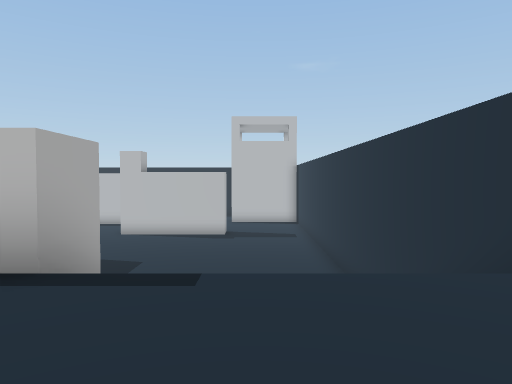
view 1 (above)

24 first-person views from a walk through a 3-D level made in the Unity game engine. The camera is 1.3 m above the floor, tilts 2° down and sees 70° across. The floor is counted in squares, 2 m on a side. Each view is taken from the middle of a square. On the plan, view 1 faces up. The plan holds only what a view shows up to about 11 squares ahead; the rest is blank. The place goes on beyond the plan. Some surface patterns are stand-ins.

view 2
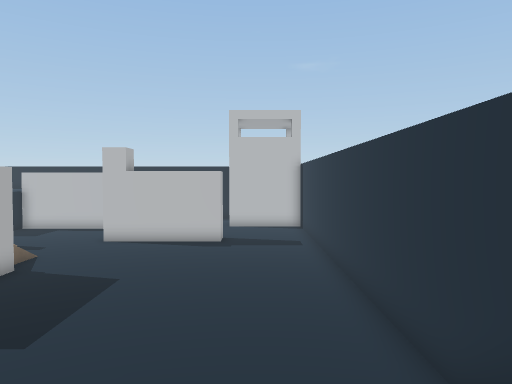

view 3
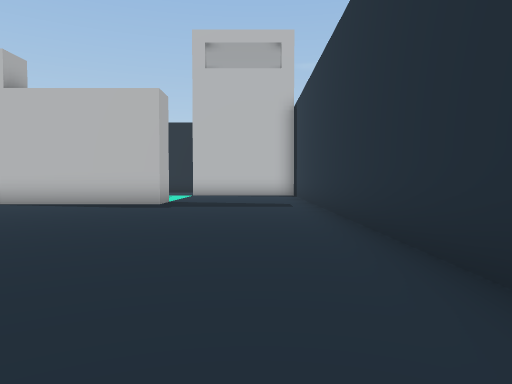

view 4
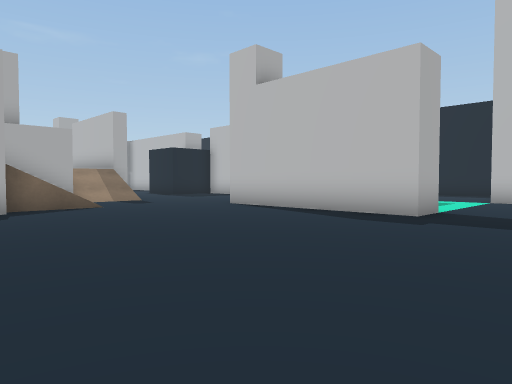

view 5
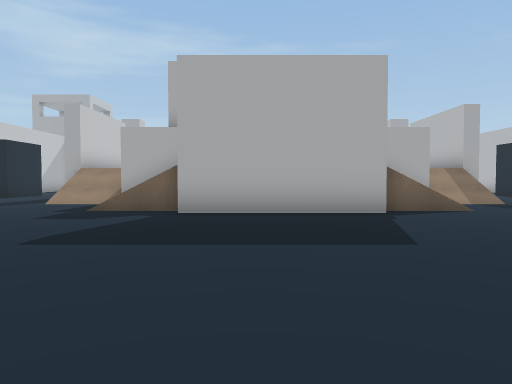

view 6
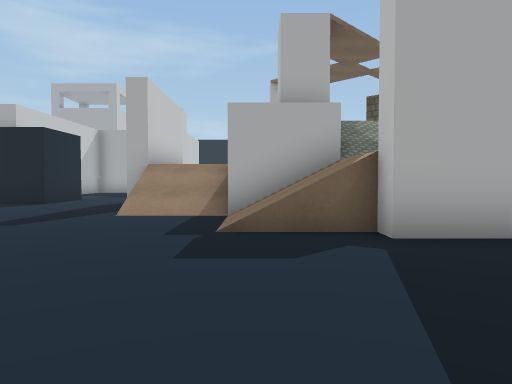

view 7
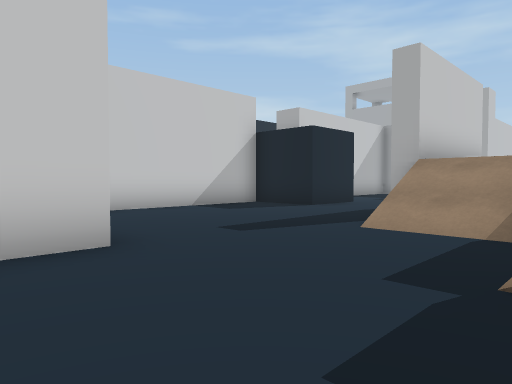

view 8
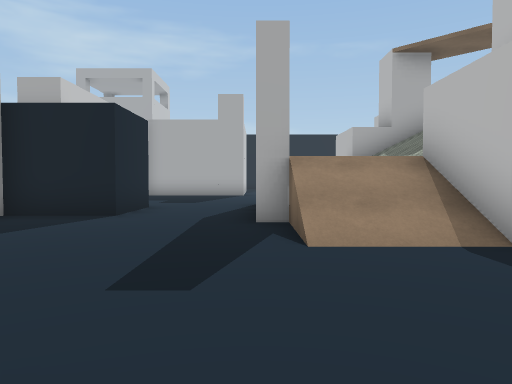

view 9
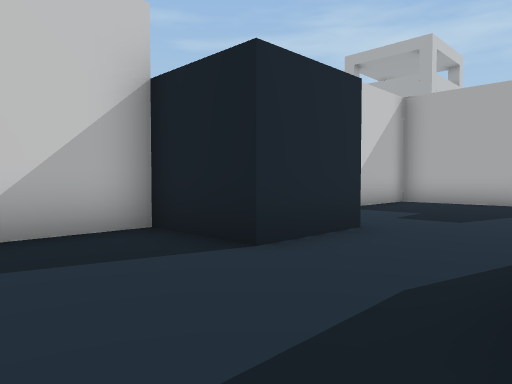

view 10
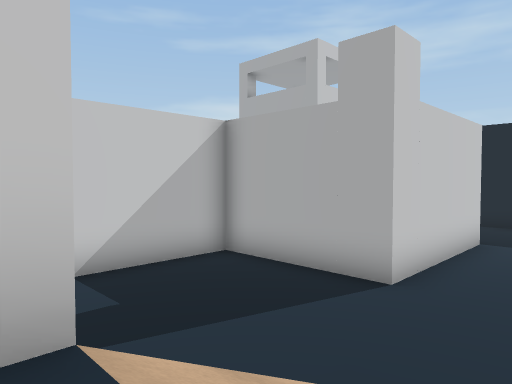

view 11
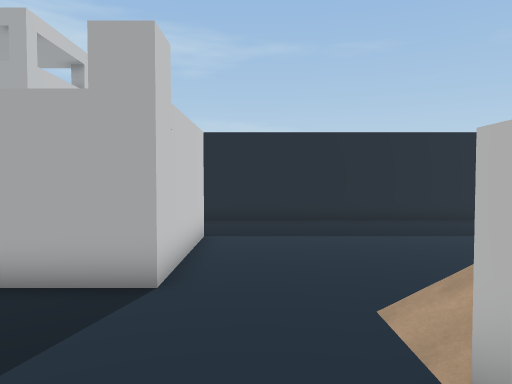

view 12
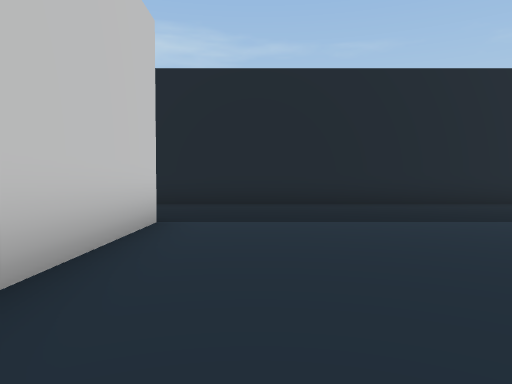

view 13
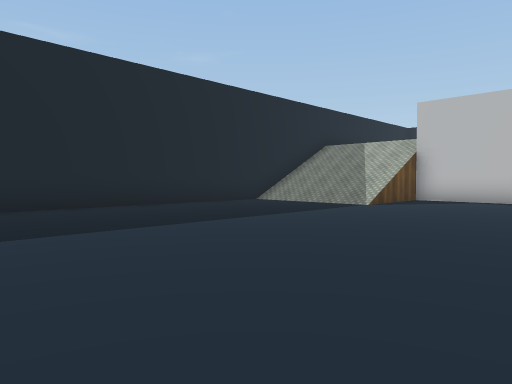

view 14
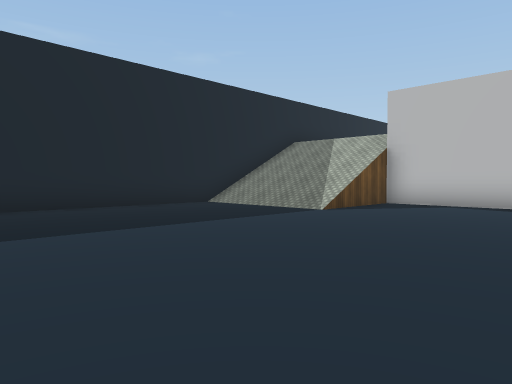

view 15
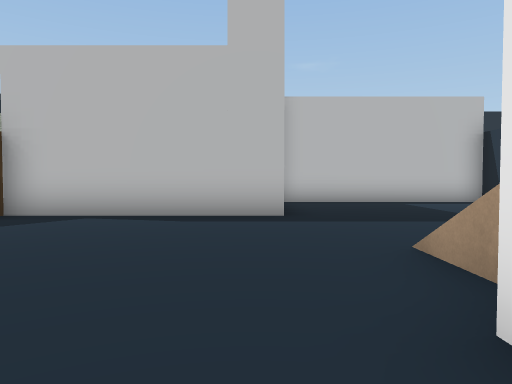

view 16
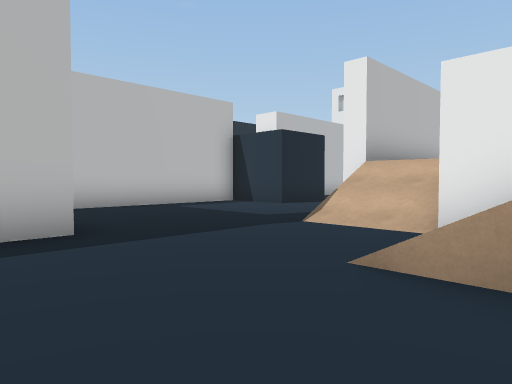

view 17
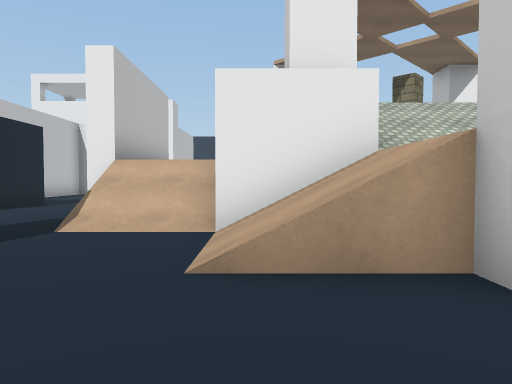

view 18
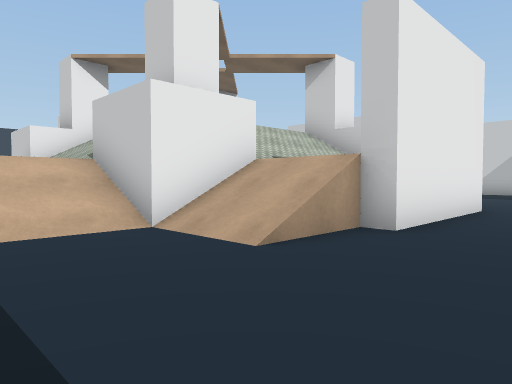

view 19
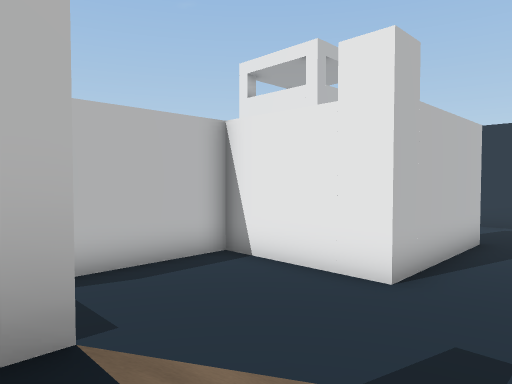

view 20
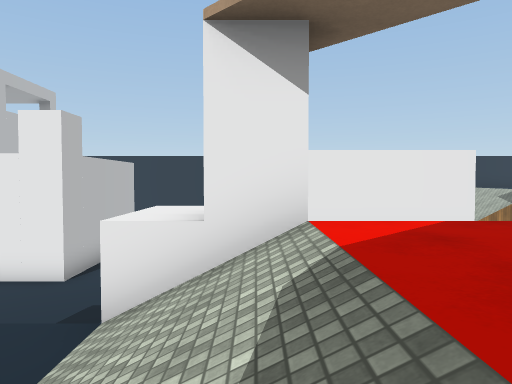

view 21
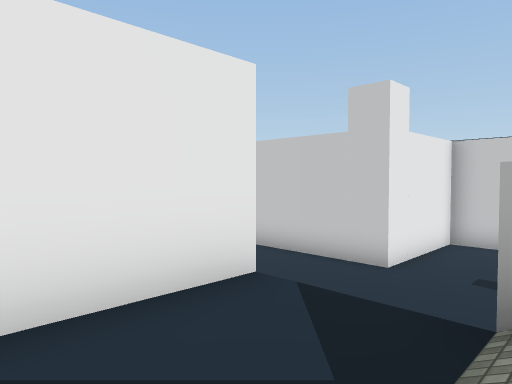

view 22
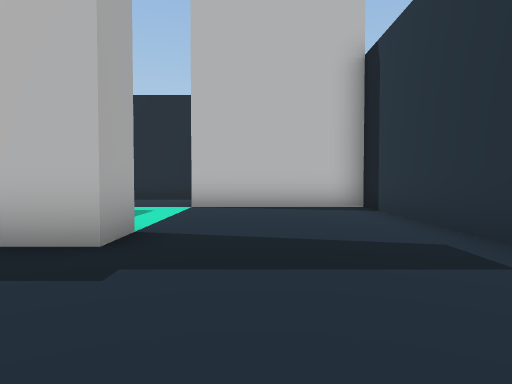

view 23
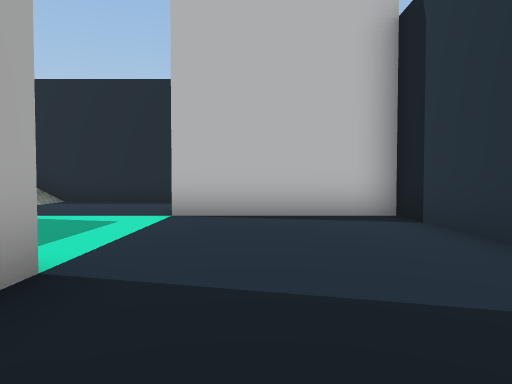

view 24
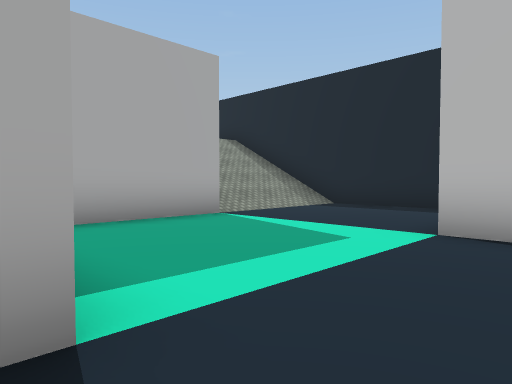

### Floor plan
Key: @ floor where view 1 was taken; # wall or solid block; . main floor; : floor 2 m higher than the main floor; + floor 4 m higher than the main floor; / step, stairs or slope; T tower; O other object.
Columns run from 30 left of view 1 to 3 right of it. Each row starts with its distance up from view 1.
 27                        ######
 26                       ///....
 25                       ///....
 24                       ///....
 23                         /....TTTT#
 22           ######    #####........#
 21           ......    ....#........#
 20           ......OO......#........#
 19           ..............#........#
 18    //#####.......  .....#####....#
 17   ///..........####..............#
 16  ////........//   ://............#
 15 #////........//  :://............#
 14 #..........//OO////OO  ..........#
 13 #..........//OO////OO  ..........#
 12 #.........#  // +++    #.........#
 11 #.........#  // OO+ / :#.........#
 10 #.........#  // OO   ::#.........#
  9 #.........#  //    //::#.........#
  8 #........../ OO//  OO//..........#
  7 #..........//OO////OO//..........#
  6 #............  :   //......      #
  5 #............//:   //......      #
  4 #..............####.........     #
  3 #....#####..............#####/
  2 #        #..............#   ++++
  1          #......OO......#    +++
  0          #....   O......#     @
 -1          ####### O#######
 -2     T
 -3     T

Positions as (right, up) in squares from view 1, and headings:
1: (0, 0), facing up
2: (0, 2), facing up
3: (1, 8), facing up
4: (1, 11), facing up-left
5: (0, 10), facing left
6: (-3, 7), facing left
7: (-5, 7), facing down-left
8: (-6, 4), facing left
9: (-10, 4), facing down-left
10: (-15, 6), facing down-left
11: (-15, 5), facing left
12: (-20, 5), facing left
13: (-21, 6), facing up-left
14: (-21, 8), facing up-left
15: (-21, 11), facing up
16: (-22, 13), facing up-right
17: (-22, 14), facing right
18: (-22, 17), facing down-right
19: (-12, 15), facing up-right
20: (-15, 13), facing right
21: (-10, 11), facing down-right
22: (0, 14), facing up
23: (0, 16), facing up
24: (0, 18), facing up-left
